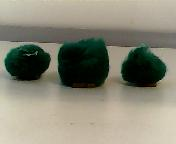
#> input picture Software/gets2.jpg, 176 x 144 px
$ python Core.py   (Python 2 division)
#> lines starting #> are read from the running program, lines starting #| are printed output that depends on the picture
### Software/bugDetect.py
'''
Author: pw897

This module has a detect function that takes in an image and
returns coordinates of rectangles that contain a bug.

'''

import os
from PIL import Image
import numpy as np

#Returns the square distance
def distS3(x1,y1,z1,x2,y2,z2):
	return (x2-x1)**2 + (y2-y1)**2 + (z2-z1)**2

#Returns the square distance
def distS2(x1,y1,x2,y2):
	return (x2-x1)**2 + (y2-y1)**2

class blob:
	'''A class for the bugs '''
	def __init__(self,x,y):
		self.minx = x
		self.miny = y
		self.maxx = x
		self.maxy = y
	def add(self,x,y):
		self.minx = min(self.minx,x)
		self.miny = min(self.miny,y)
		self.maxx = max(self.maxx, x)
		self.maxy = max(self.maxy, y)

	def isNear(self,x,y):
		cx = (self.minx + self.maxx)/2
		cy = (self.miny + self.minx)/2
		d = distS2(cx,cy, x, y)
		if (d < 25**2):
			return True
		else:
			return False

	def __str__(self):
		return 'Blob at position ('+str(self.minx) +', '+ str(self.miny) +', '+ str(self.maxx) +', '+  str(self.maxy) +') '


def detect(im):
	blobs = []
	(height,width) = im.shape[0:2]
	print(height,width)
	for x in range(0,width):
	    for y in range(0,height):
			pixel = im[y][x]
			red = pixel[0]
			green = pixel[1]
			blue = pixel[2]
			d = distS3(red,green,blue,8,81,76)
			if(d < 5250):
				found = False
				for b in blobs:
					if(b.isNear(x,y)):
						b.add(x,y)
						found = True
						break;
				if(not found):
					newBlob = blob(x,y)
					blobs.append(newBlob)
	return blobs

### Software/Core.py
from PIL import Image, ImageDraw
import numpy as np
import bugDetect
import datetime

#Opening the image
#image = Image.open("3bugs.jpg")
image = Image.open("gets2.jpg")
#> image is the input picture: PIL image 176x144 RGB; mean R, G, B 136.6, 134.4, 118.7
im2 = np.array(image)
blobs = []
bugs = bugDetect.detect(im2)
#| 144 176

if not(len(bugs) == 0):
	print(len(bugs),'Bugs Detected')
#| (390, 'Bugs Detected')
	print("Image: Cockroach Detected")
	now = datetime.datetime.now()
	print now.strftime("%Y-%m-%d %H:%M")
	draw = ImageDraw.Draw(image)
	for bug in bugs:
		print(bug)
		draw.rectangle([bug.minx,bug.miny,bug.maxx,bug.maxy],fill=None,outline=(255,0,0))
#> this loop made 390 passes
#| Blob at position (5, 41, 26, 58)
#| Blob at position (5, 44, 32, 59)
#| Blob at position (5, 45, 32, 60)
#| Blob at position (5, 48, 27, 61)
#| Blob at position (5, 54, 11, 62)
#| Blob at position (5, 54, 12, 63)
#| Blob at position (5, 52, 18, 64)
#| Blob at position (5, 56, 8, 65)
#> (further printed lines are left out)
	image.save(now.strftime("%Y-%m-%d %H:%M")+".ppm")
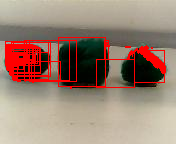
#> saved as 2026-12-05 15:11.ppm: PIL image 176x144 RGB; mean R, G, B 155.3, 129.2, 114.7
